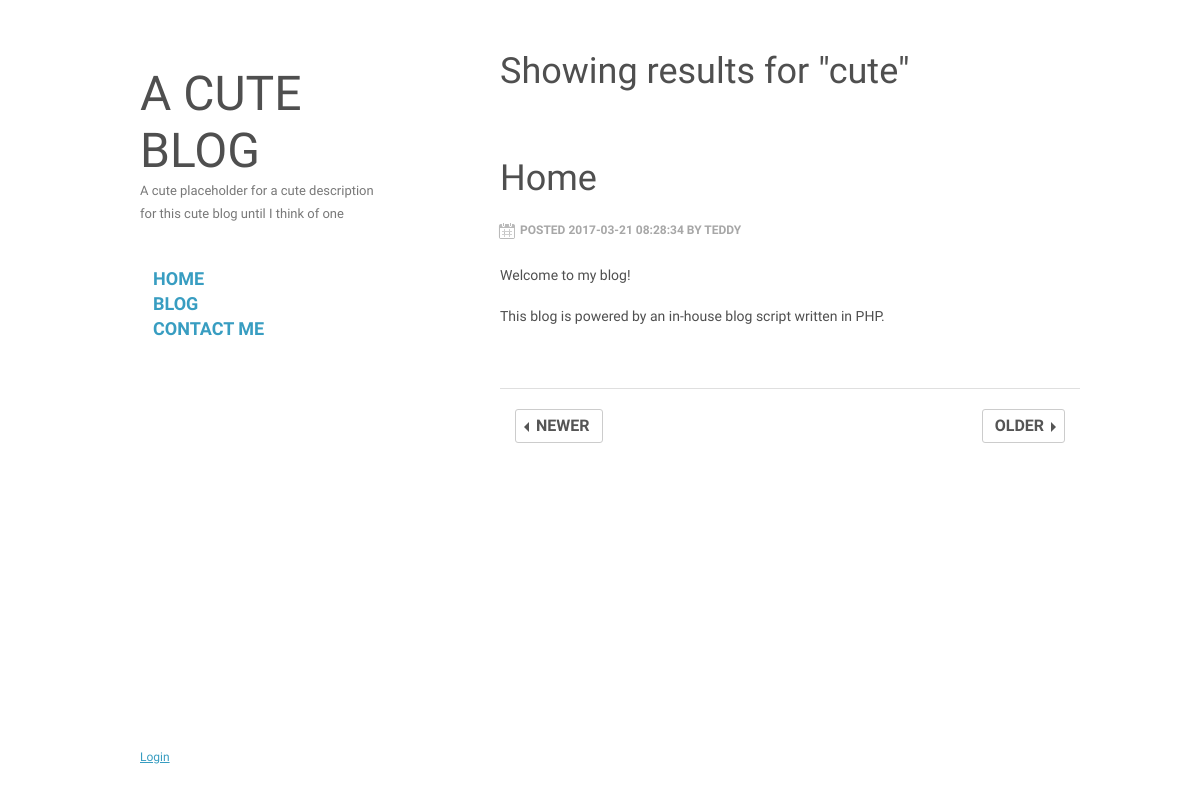
The app's page /tag/cute with its own data.
### tables this page shows
CREATE TABLE IF NOT EXISTS posts (
  post_id int(11) AUTO_INCREMENT,
  title varchar(255) NOT NULL DEFAULT '',
  content text NOT NULL DEFAULT '',
  date datetime NOT NULL DEFAULT NOW(),
  posted_by int(11) NOT NULL,
  PRIMARY KEY (post_id),
  CONSTRAINT post_author FOREIGN KEY (posted_by) REFERENCES users(user_id)
);

CREATE TABLE IF NOT EXISTS users (
  user_id int(11) AUTO_INCREMENT,
  name varchar(255) NOT NULL UNIQUE,
  password varchar(255) NOT NULL DEFAULT '',
  admin int(11) NOT NULL DEFAULT 0,
  PRIMARY KEY (user_id)
);

### index.php (called while the page is built, shortened)
<?php
$router = new RouterController();
$router->process($_SERVER['REQUEST_URI']);
$router->renderView();

### models/Db.php (called while the page is built, shortened)
<?php
class Db {
	private static $connection;
	public static function connect($host, $user, $password, $database) {
		if (!isset(self::$connection)) {
			self::$connection = @new PDO(
				"mysql:host=$host;dbname=$database",
				$user,
				$password
			);
		}
	}
	public static function queryAll($query, $params = array())
	{
        $result = self::$connection->prepare($query);
        $result->execute($params);
        return $result->fetchAll(\PDO::FETCH_ASSOC);
	}
}

### models/BlogManager.php (called while the page is built, shortened)
<?php
class BlogManager {
    public function getPostByTag($tag)
    {
        return Db::queryAll('
            SELECT posts.*, users.name
            FROM posts
            LEFT JOIN users ON users.user_id = posts.posted_by
            LEFT JOIN posts_tags ON posts_tags.post_id = posts.post_id
            LEFT JOIN tags ON tags.tag_id = posts_tags.tag_id
            WHERE tags.tag_name = ?
            GROUP BY posts.post_id DESC LIMIT 0, 5
        ', array($tag));
    }
}

### controllers/TagController.php (called while the page is built, shortened)
<?php
class TagController extends Controller
{
    public function process($params)
    {
        $blogManager = new BlogManager();
        if (!empty($params[0])) {
            $posts = $blogManager->getPostByTag($params[0]);
        }
    }
}

### controllers/RouterController.php (called while the page is built, shortened)
<?php
class RouterController extends Controller {
	private function parseUrl($url)
	{
		$parsedUrl = parse_url($url);
		$parsedUrl["path"] = ltrim($parsedUrl["path"], "/");
		$parsedUrl["path"] = trim($parsedUrl["path"]);
		$explodedUrl = explode("/", $parsedUrl["path"]);
		return $explodedUrl;
	}
	private function dashesToCamel($text)
	{
		$text = str_replace('-', ' ', $text);
		$text = ucwords($text);
		$text = str_replace(' ', '', $text);
		return $text;
	}
	function process($params) {
		$parsedUrl = $this->parseUrl($params);
		$controllerClass = $this->dashesToCamel(array_shift($parsedUrl)) . 'Controller';
		if (file_exists('controllers/' . $controllerClass . '.php')) {
			$this->controller = new $controllerClass;
			$this->controller->process($parsedUrl);
		} else {
			$this->redirect('error');
		}
	}
}

### views/tag.phtml (the view, shortened to what this page needs)
<?php
	echo "<div class='page'><h2>Showing results for \"" . $tag . "\"</h2></div>";
?>
<?php foreach ($_posts as $post) : ?>
	<div class="post">
		<h2><a href="/blog/<?= $post['post_id'] ?>"><?= $post['title'] ?></h2></a>
		<div class="date">
			Posted <?= $post['date'] ?> by <?= $post['name'] ?>
		</div>
		<?= $post['content'] ?><br />
	</div>
<?php endforeach ?>
<a href="" class="pagination-arrow newer">Newer</a>
<a href="" class="pagination-arrow older">Older</a>

### style.css (style rules this page uses)
* { margin:0; padding:0; }
body { font:15px/1.3 Arial, sans-serif; color: #4f4f4f; }
a, a:visited { outline:none; color:#389dc1; }
h2 { font: 36px 'Open Sans Condensed', sans-serif; }
p { font: 14px 'Open Sans Condensed', sans-serif; }
h1 a, h2 a { color:#4f4f4f !important; text-decoration: none !important; }
#content p, #content ul { margin-bottom:25px; }
.post { padding: 50px 0 15px 0; border-bottom: 1px solid #dfdfdf; }
.post .date { font: bold 12px 'Open Sans Condensed', sans-serif; text-transform: uppercase; color: #a7a7a7; margin: 24px 0 30px 20px; position: relative; }
.post .date:before { width:18px; height:18px; position:absolute; content:''; left: -22px; top: -1px; }
.page { padding: 50px 0 15px 0; }
.pagination-arrow { display: inline-block; font: bold 16px/1 'Open Sans Condensed', sans-serif; border: 1px solid #ccc; border-radius: 3px; margin: 20px 15px; color: #555 !important; padding: 8px 12px; text-decoration: none !important; text-transform: uppercase; position: relative; }
.pagination-arrow.newer { padding-left: 20px; }
.pagination-arrow.older { padding-right: 20px; float:right; }
.pagination-arrow.newer:before, .pagination-arrow.older:before { content: ''; border: 5px solid #555; border-color: transparent #555 transparent transparent; width: 0; height: 0; position: absolute; left: 3px; top: 12px; }
.pagination-arrow.older:before { left:auto; right:3px; border-color: transparent transparent transparent #555; }

### records on screen
posts: title "Home", date "2017-03-21 08:28:34", posted_by.name "TEDDY", content "Welcome to my blog! This blog is powered by an in-house blog script written in PHP."

### other values on screen
$blog_title "A CUTE BLOG"
$blog_description "A cute placeholder for a cute description for this cute blog until I think of one"
$tag "cute"
